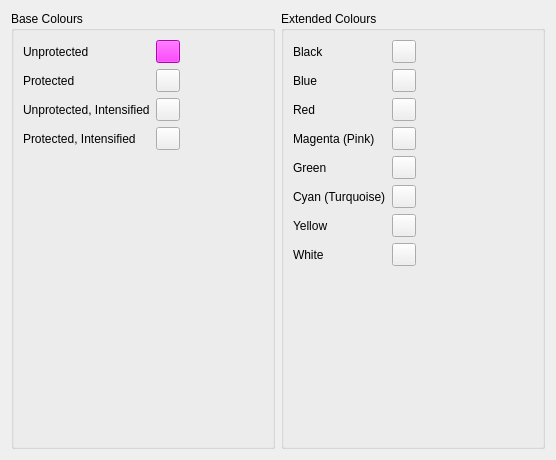
<?xml version="1.0" encoding="UTF-8"?>
<ui version="4.0">
 <class>ColourSwatchWidget</class>
 <widget class="QWidget" name="ColourSwatchWidget">
  <property name="geometry">
   <rect>
    <x>0</x>
    <y>0</y>
    <width>556</width>
    <height>460</height>
   </rect>
  </property>
  <property name="sizePolicy">
   <sizepolicy hsizetype="Expanding" vsizetype="Preferred">
    <horstretch>0</horstretch>
    <verstretch>0</verstretch>
   </sizepolicy>
  </property>
  <property name="windowTitle">
   <string>Form</string>
  </property>
  <layout class="QHBoxLayout" name="horizontalLayout">
   <item>
    <widget class="QGroupBox" name="baseColours">
     <property name="title">
      <string>Base Colours</string>
     </property>
     <layout class="QFormLayout" name="formLayout">
      <item row="0" column="0">
       <widget class="QLabel" name="label_4">
        <property name="text">
         <string>Unprotected</string>
        </property>
        <property name="buddy">
         <cstring>baseUnprotected</cstring>
        </property>
       </widget>
      </item>
      <item row="1" column="0">
       <widget class="QLabel" name="label_10">
        <property name="text">
         <string>Protected</string>
        </property>
        <property name="buddy">
         <cstring>baseProtected</cstring>
        </property>
       </widget>
      </item>
      <item row="2" column="0">
       <widget class="QLabel" name="label_11">
        <property name="text">
         <string>Unprotected, Intensified</string>
        </property>
        <property name="buddy">
         <cstring>baseUnprotectedIntensify</cstring>
        </property>
       </widget>
      </item>
      <item row="3" column="0">
       <widget class="QLabel" name="label_12">
        <property name="text">
         <string>Protected, Intensified</string>
        </property>
        <property name="buddy">
         <cstring>baseProtectedIntensify</cstring>
        </property>
       </widget>
      </item>
      <item row="0" column="1">
       <widget class="QToolButton" name="baseUnprotected">
        <property name="styleSheet">
         <string notr="true">background-color: #ff00ff</string>
        </property>
        <property name="text">
         <string/>
        </property>
       </widget>
      </item>
      <item row="1" column="1">
       <widget class="QToolButton" name="baseProtected">
        <property name="text">
         <string/>
        </property>
       </widget>
      </item>
      <item row="2" column="1">
       <widget class="QToolButton" name="baseUnprotectedIntensify">
        <property name="text">
         <string/>
        </property>
       </widget>
      </item>
      <item row="3" column="1">
       <widget class="QToolButton" name="baseProtectedIntensify">
        <property name="text">
         <string/>
        </property>
       </widget>
      </item>
     </layout>
    </widget>
   </item>
   <item>
    <widget class="QGroupBox" name="extendedColours">
     <property name="enabled">
      <bool>true</bool>
     </property>
     <property name="title">
      <string>Extended Colours</string>
     </property>
     <layout class="QFormLayout" name="formLayout_3">
      <item row="0" column="0">
       <widget class="QLabel" name="label_13">
        <property name="text">
         <string>Black</string>
        </property>
       </widget>
      </item>
      <item row="1" column="0">
       <widget class="QLabel" name="label_14">
        <property name="text">
         <string>Blue</string>
        </property>
       </widget>
      </item>
      <item row="2" column="0">
       <widget class="QLabel" name="label_15">
        <property name="text">
         <string>Red</string>
        </property>
       </widget>
      </item>
      <item row="3" column="0">
       <widget class="QLabel" name="label_16">
        <property name="text">
         <string>Magenta (Pink)</string>
        </property>
       </widget>
      </item>
      <item row="4" column="0">
       <widget class="QLabel" name="label_17">
        <property name="text">
         <string>Green</string>
        </property>
       </widget>
      </item>
      <item row="5" column="0">
       <widget class="QLabel" name="label_18">
        <property name="text">
         <string>Cyan (Turquoise)</string>
        </property>
       </widget>
      </item>
      <item row="6" column="0">
       <widget class="QLabel" name="label_19">
        <property name="text">
         <string>Yellow</string>
        </property>
       </widget>
      </item>
      <item row="7" column="0">
       <widget class="QLabel" name="label_20">
        <property name="text">
         <string>White</string>
        </property>
       </widget>
      </item>
      <item row="0" column="1">
       <widget class="QToolButton" name="colourBlack">
        <property name="text">
         <string/>
        </property>
       </widget>
      </item>
      <item row="1" column="1">
       <widget class="QToolButton" name="colourBlue">
        <property name="text">
         <string/>
        </property>
       </widget>
      </item>
      <item row="2" column="1">
       <widget class="QToolButton" name="colourRed">
        <property name="text">
         <string/>
        </property>
       </widget>
      </item>
      <item row="3" column="1">
       <widget class="QToolButton" name="colourPink">
        <property name="text">
         <string/>
        </property>
       </widget>
      </item>
      <item row="4" column="1">
       <widget class="QToolButton" name="colourGreen">
        <property name="text">
         <string/>
        </property>
       </widget>
      </item>
      <item row="5" column="1">
       <widget class="QToolButton" name="colourTurq">
        <property name="text">
         <string/>
        </property>
       </widget>
      </item>
      <item row="6" column="1">
       <widget class="QToolButton" name="colourYellow">
        <property name="text">
         <string/>
        </property>
       </widget>
      </item>
      <item row="7" column="1">
       <widget class="QToolButton" name="colourWhite">
        <property name="text">
         <string/>
        </property>
       </widget>
      </item>
     </layout>
    </widget>
   </item>
  </layout>
 </widget>
 <resources/>
 <connections/>
</ui>
